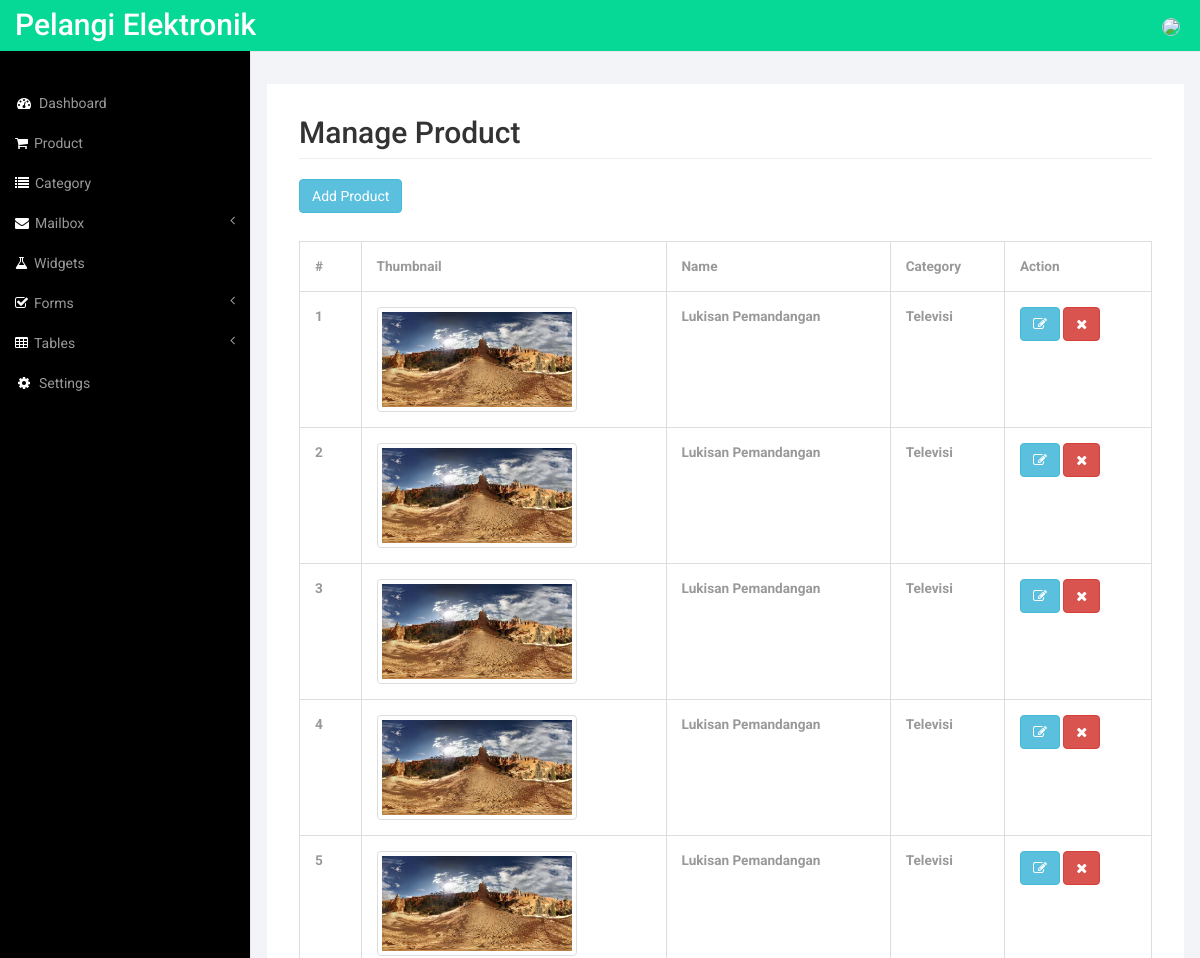
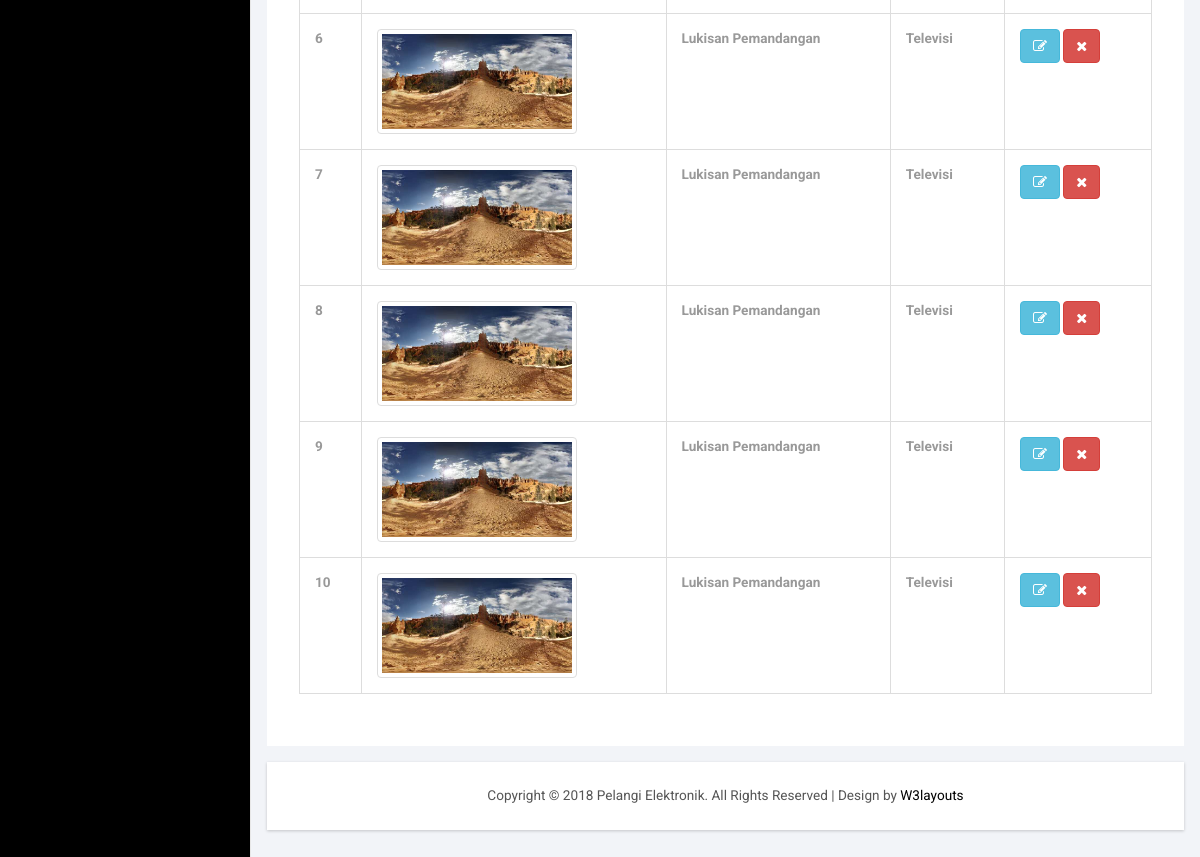
/product, run on the app's committed database (2 pictures, top to bottom).
### tables this page shows
CREATE TABLE `product` (
  `ID` int(11) NOT NULL,
  `name` varchar(500) NOT NULL,
  `description` varchar(800) NOT NULL,
  `category` varchar(20) NOT NULL,
  `price` int(255) NOT NULL,
  `photo` varchar(900) NOT NULL
);

CREATE TABLE `category` (
  `ID` int(11) NOT NULL,
  `name` varchar(500) NOT NULL,
  `parent` varchar(500) NOT NULL
);

### application/libraries/Template.php (called while the page is built, shortened)
<?php
class Template extends CI_Loader {
	public $args = [];
	public function setOptions($option) {
		$ci =& get_instance();
		$user = $ci->users->getUser($option->get('site_admin'));
		$this->args['site_name'] = $option->get('site_name');
		$this->args['site_desc'] = $option->get('site_desc');
		$this->args['site_email'] = $user->email;
		$this->args['site_phone'] = $user->telp;
	}
	public function dashboard($file, $args = []) {
		foreach ($args as $k => $v) {
			$this->args[$k] = $v;
		}
		$this->view('dashboard/header', $this->args);
		$this->view('dashboard/'.$file, $this->args);
		$this->view('dashboard/footer', $this->args);
	}
}

### application/controllers/Product.php (called while the page is built, shortened)
<?php if ( ! defined('BASEPATH')) exit('No direct script access allowed');
class Product extends CI_Controller {
	public function __construct(){
		$this->template->setOptions($this->options);
	}
	public function index(){
		$limit = 10;
		$offset = 0;
		$product = [];
		foreach ($this->products->getAll($limit, $offset) as $row) {
			$category = $this->taxonomy->getById($row->category);
			$product[] = [
				'ID' => $row->ID,
				'name' => $row->name,
				'description' => substr($row->description, 0, 25),
				'category' => [
					'ID' => $category->ID,
					'name' => $category->name
				],
				'price' => $row->price,
				'photo' => is_file(FCPATH.'assets/thumbnail/'.$row->photo) ?
							'assets/thumbnail/' . $row->photo :
							'assets/photo/' . $row->photo
			];
		}
		$args['product'] = $product;
		$args['category'] = $this->taxonomy->getAlls();
		$args['title'] = 'Manage Product';
		$this->template->dashboard('product/manage', $args);
	}
}

### index.php (called while the page is built, shortened)
<?php
require_once BASEPATH.'core/CodeIgniter.php';

### application/models/Options.php (called while the page is built, shortened)
<?php if ( ! defined('BASEPATH')) exit('No direct script access allowed');
class Options extends CI_Model {
	public function get($key) {
		return $this->load[$key] = $this->db->select('s_val')->where('s_key', $key)->get('settings')->row()->s_val;
	}
	public function __get($key) {
		return get_instance()->$key;
	}
}

### application/models/Users.php (called while the page is built, shortened)
<?php if ( ! defined('BASEPATH')) exit('No direct script access allowed');
class Users extends CI_Model {
	public $table = 'users';
	public function getUser($user) {
		return $this->db->where('username', $user)->or_where('ID', $user)->get($this->table)->row();
	}
}

### application/models/Products.php (called while the page is built, shortened)
<?php if ( ! defined('BASEPATH')) exit('No direct script access allowed');
class Products extends CI_Model {
	public function getAll($limit, $offset) {
		return $this->db->order_by('ID', 'DESC')->limit($limit, $offset)->get('product')->result();
	}
}

### application/models/Taxonomy.php (called while the page is built, shortened)
<?php if ( ! defined('BASEPATH')) exit('No direct script access allowed');
class Taxonomy extends CI_Model {
	public function getById($id) {
		return $this->db->where('ID', $id)->get('category')->row();
	}
}

### application/views/dashboard/product/manage.php (the view, shortened to what this page needs)
<div class="well1 white content_bottom">
	<h2 class="page-header" style="margin-top: 0">Manage Product</h2>
	<button type="button" class="btn btn-info" style="margin-bottom: 2em;" data-toggle="modal" data-target="#addProduct" data-backdrop="static" data-keyboard="false">Add Product</button>
	<?php if (empty($product)):?>
	<div class="alert alert-info">
		<p>Tidak ada produk, silahkan menambah produk</p>
	</div>
	<?php else:?>
	<div class="table-responsive">
		<table class="table table-bordered">
			<thead>
				<tr>
					<th>#</th>
					<th>Thumbnail</th>
					<th>Name</th>
					<th>Category</th>
					<th>Action</th>
				</tr>
			</thead>
			<tbody id="refreshTable">
			<?php $i=1; foreach ($product as $row):?>
				<tr>
					<th><?php echo $i;?></th>
					<th><img class="img-responsive img-thumbnail" style="width: 200px" src="<?php echo base_url($row['photo']);?>" alt="<?php echo $row['name']?>"></th>
					<th><?php echo $row['name'];?></th>
					<th><?php echo $row['category']['name'];?></th>
					<th class="form-group">
						<button class="btn btn-info" onclick="editModals('<?php echo $row['ID'];?>');"><i class="fa fa-edit"></i></button>
						<button class="btn btn-danger" onclick="deleteConfirm('<?php echo $row['ID'];?>', '<?php echo $row['name'];?>');"><i class="fa fa-times"></i></button>
					</th>
				</tr>
			<?php $i++; endforeach;?>
			</tbody>
		</table>
	</div>
	<?php endif;?>
</div>

### application/views/dashboard/header.php (shortened to what this page needs)
<!DOCTYPE HTML>
<html>
	<head>
		<link href="<?php echo base_url('assets/dashboard/');?>css/bootstrap.min.css" rel='stylesheet' type='text/css' />
		<link href="<?php echo base_url('assets/dashboard/');?>css/style.css" rel='stylesheet' type='text/css' />
		<link href="<?php echo base_url('assets/dashboard/');?>css/lines.css" rel='stylesheet' type='text/css' />
		<link href="<?php echo base_url('assets/dashboard/');?>css/font-awesome.css" rel="stylesheet">
		<link rel="stylesheet" href="<?php echo base_url('assets/dashboard/');?>css/jquery.autocomplete.css">
		<link href="<?php echo base_url('assets/dashboard/');?>css/custom.css" rel="stylesheet">
	</head>
	<body>
		<div id="wrapper">
			<nav class="top1 navbar navbar-default navbar-static-top" role="navigation" style="margin-bottom: 0">
				<div class="navbar-header">
					<a class="navbar-brand" href="<?php echo base_url();?>"><?php echo $site_name;?></a>
				</div>
				<ul class="nav navbar-nav navbar-right">
					<li class="dropdown">
						<a href="<?php echo base_url('assets/dashboard/');?>#" class="dropdown-toggle avatar" data-toggle="dropdown"><img src="<?php echo base_url($photo);?>"></a>
					</li>
				</ul>
				<div class="navbar-default sidebar" role="navigation">
					<div class="sidebar-nav navbar-collapse">
						<ul class="nav" id="side-menu">
							<li>
								<a href="<?php echo base_url('dashboard/');?>"><i class="fa fa-dashboard fa-fw nav_icon"></i>Dashboard</a>
							</li>
							<li>
								<a href="<?php echo base_url('product');?>"><i class="fa fa-shopping-cart nav_icon"></i>Product</a>
							</li>
							<li>
								<a href="<?php echo base_url('category');?>"><i class="fa fa-list nav_icon"></i>Category</a>
							</li>
							<li>
								<a href="<?php echo base_url('assets/dashboard/');?>#"><i class="fa fa-envelope nav_icon"></i>Mailbox<span class="fa arrow"></span></a>
							</li>
							<li>
								<a href="<?php echo base_url('assets/dashboard/');?>widgets.html"><i class="fa fa-flask nav_icon"></i>Widgets</a>
							</li>
							<li>
								<a href="<?php echo base_url('assets/dashboard/');?>#"><i class="fa fa-check-square-o nav_icon"></i>Forms<span class="fa arrow"></span></a>
							</li>
							<li>
								<a href="<?php echo base_url('assets/dashboard/');?>#"><i class="fa fa-table nav_icon"></i>Tables<span class="fa arrow"></span></a>
							</li>
							<li>
								<a href="<?php echo base_url('settings');?>"><i class="fa fa-cog fa-fw nav_icon"></i>Settings</a>
							</li>
						</ul>
					</div>
				</div>
			</nav>
			<div id="page-wrapper">
				<div class="graphs">

### application/views/dashboard/footer.php (shortened to what this page needs)
          <div class="copy">
            <p>Copyright &copy; <?php echo date('Y');?> <?php echo $site_name; ?>. All Rights Reserved | Design by <a href="<?php echo base_url('assets/dashboard/');?>http://w3layouts.com/" target="_blank">W3layouts</a> </p>
          </div>
        </div>
      </div>
    </div>
  </body>
</html>

### assets/dashboard/css/style.css (style rules this page uses)
h4, h5, h6, h1, h2, h3 { margin-top: 0; }
ul, ol { margin: 0; }
p { margin: 0; }
html, body { font-family: 'Roboto', sans-serif; font-size: 100%; background:#000; overflow-x: hidden; }
body a { transition:0.5s all; -webkit-transition:0.5s all; -moz-transition:0.5s all; -o-transition:0.5s all; -ms-transition:0.5s all; }
.navbar .navbar-nav li a { padding: 0 10px; line-height: 56px; position: relative; }
.navbar .navbar-nav li .dropdown-toggle.avatar img { height: 40px; -webkit-border-radius: 50em; -moz-border-radius: 50em; border-radius: 50em; border: 1px solid #c0cadd; margin-top: -4px; }
.navbar-default.sidebar { background-color: #000; font-family: 'Roboto', sans-serif; }
nav.top1.navbar.navbar-default.navbar-static-top { background-color:rgb(6, 217, 149); font-family: 'Roboto', sans-serif; }
.navbar-default .navbar-brand { color: #fff !important; font-size: 30px; font-weight: 500; }
.navbar-right { margin-right: 10px !important; }
.navbar-right li { display:inline-block; }
i.nav_icon { color: #fff; margin-right:6px; }
.sidebar ul li a { color: #999; font-size:14px; }
ul.nav.navbar-nav.navbar-right { height: 51px; }
.sidebar-nav.navbar-collapse { margin: 2em 0 0 0; }
.content_bottom { margin-bottom:1em; }
.copy { background:#fff; text-align:center; padding:1.5em 0; }
.copy p, .copy_layout p { font-size:0.85em; color:#555; }
.copy p a, .copy_layout p a { color:#000; }
.map_container, #chart, .span_6, .col_2, .weather_list, .cal1, .skills-info, .stats-info, .r3_counter_box, .activity_box, .bs-example1, .cloud, .copy { -ms-box-shadow: 0 1px 3px 0px rgba(0, 0, 0, 0.2); -o-box-shadow: 0 1px 3px 0px rgba(0, 0, 0, 0.2); -moz-box-shadow: 0 1px 3px 0px rgba(0, 0, 0, 0.2); -webkit-box-shadow: 0 1px 3px 0px rgba(0, 0, 0, 0.2); box-shadow: 0 1px 3px 0px rgba(0, 0, 0, 0.2); }
.graphs { padding: 2em 1em; background: #f2f4f8; font-family: 'Roboto', sans-serif; }
.table > thead > tr > th, .table > tbody > tr > th, .table > tfoot > tr > th, .table > thead > tr > td, .table > tbody > tr > td, .table > tfoot > tr > td { border-top: none !important; }
.well1 { background:#fff; padding:2em; }
.table > thead > tr > th, .table > tbody > tr > th, .table > tfoot > tr > th, .table > thead > tr > td, .table > tbody > tr > td, .table > tfoot > tr > td { font-size: 0.85em; color: #999; }
.table td, .table>tbody>tr>td, .table>tbody>tr>th, .table>tfoot>tr>td, .table>tfoot>tr>th, .table>thead>tr>td, .table>thead>tr>th { padding:15px !important; }
.table > thead > tr > th { border-bottom: 1px solid #ddd !important; }

### assets/dashboard/css/custom.css (style rules this page uses)
#wrapper { width: 100%; }
#page-wrapper { min-height: 568px; background-color: #fff; }
@media (min-width:768px) { #page-wrapper { position: inherit; margin: 0 0 0 250px; border-left: 1px solid #e7e7e7; } }
.sidebar .sidebar-nav.navbar-collapse { padding-right: 0; padding-left: 0; }
.sidebar .arrow { float: right; }
.sidebar .fa.arrow:before { content: "\f104"; }
@media (min-width:768px) { .sidebar { z-index: 1; position: absolute; width: 250px; margin-top: 51px; } }

### application/views/dashboard/header.php (style rules this page uses)
.page-header { margin-top: 0; }

### data on the page
product: name "Lukisan Pemandangan"
category: name "Televisi"
product: name "Lukisan Pemandangan"
product: name "Lukisan Pemandangan"
product: name "Lukisan Pemandangan"
product: name "Lukisan Pemandangan"
product: name "Lukisan Pemandangan"
product: name "Lukisan Pemandangan"
product: name "Lukisan Pemandangan"
product: name "Lukisan Pemandangan"
product: name "Lukisan Pemandangan"

### other printed values
$site_name "Pelangi Elektronik"
